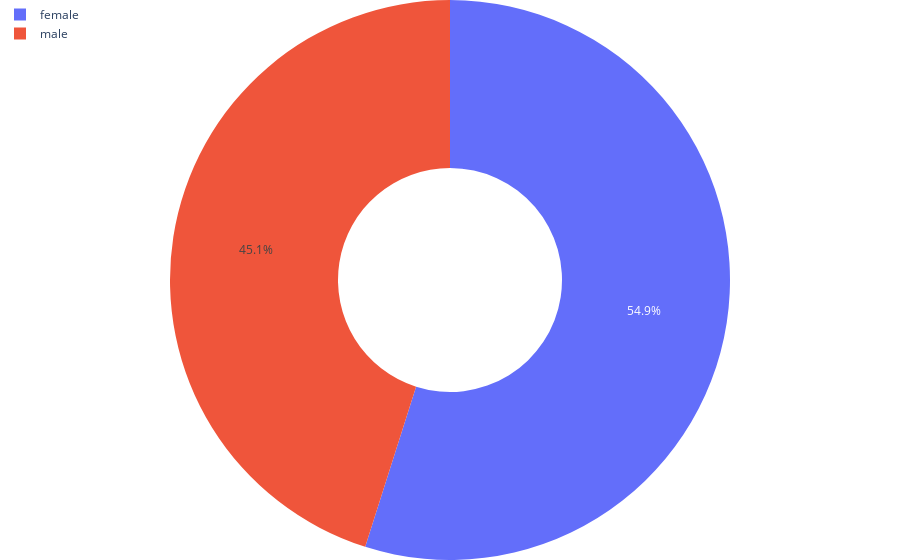

The code cell stored with this chart in its notebook:
### Markdown cell above
Pie chart

### Code cell
figure = go.Figure(
    data=[
        go.Pie(
            labels=gender_labels,
            values=get_gender_values_by_category('deceased'),
            hole=0.4,
            name = "",
        )
    ],
    layout={
        'margin': {'l': 0, 'b': 0, 't': 0, 'r': 0},
        'legend': {'x': 0, 'y': 1, 'orientation': 'v'},
    }
)

figure.update_traces(
    hovertext = [f'Fatality: {val:.3f} %' for val in series_fatality_by_gender.to_list()],
    hovertemplate = "%{label}<br>%{value}<br>%{text}<br>"
)

figure.show()

### Figure 1 — Plotly figure (JSON) as saved in the notebook; plotly's stock layout.template omitted (floating-point values rounded to 4 significant figures)
{"data": [{"hole": 0.4, "hovertemplate": "%{label}<br>%{value}<br>%{text}<br>", "hovertext": ["Fatality: 0.754 %", "Fatality: 0.956 %"], "labels": ["male", "female"], "name": "", "type": "pie", "values": [12784, 15560]}], "layout": {"autosize": true, "legend": {"orientation": "v", "x": 0, "y": 1}, "margin": {"b": 0, "l": 0, "r": 0, "t": 0}}}
